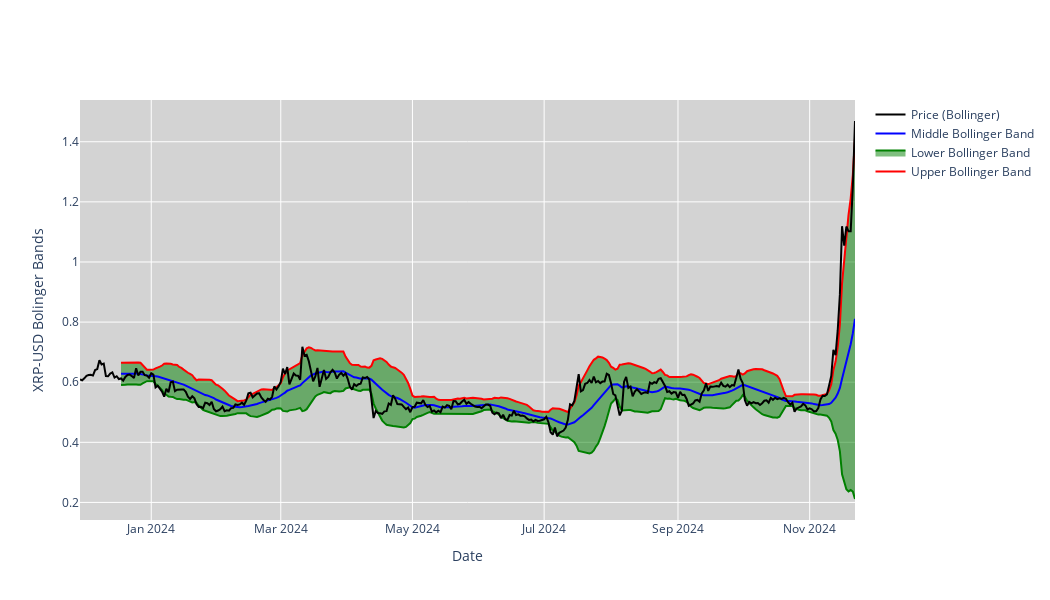

The cell this chart's notebook holds for it:
### Code cell
#BB
fig = go.Figure()
fig.add_trace(go.Scatter(x=stock_data.index, y=stock_data['UB'], mode='lines', name='Upper Bollinger Band', visible=True, line=dict(color='red')))
fig.add_trace(go.Scatter(x=stock_data.index, y=stock_data['LB'], fill='tonexty', mode='lines', name='Lower Bollinger Band', visible=True, line=dict(color='green')))
fig.add_trace(go.Scatter(x=stock_data.index, y=stock_data['M20'], mode='lines', name='Middle Bollinger Band', visible=True, line=dict(color='blue')))
fig.add_trace(go.Scatter(x=stock_data.index, y=stock_data['Close'], mode='lines', name='Price (Bollinger)', visible=True, line=dict(color='black')))
fig.update_layout(
    xaxis_rangeslider_visible=False,
    yaxis_title=f'{ticker} Bolinger Bands',
    xaxis_title='Date',
    plot_bgcolor='lightgrey',
    width=1050,
    height=600
)
fig.show()
fig.write_image('./images/Bollinger_Bands.png')

### Figure 1 — Plotly figure (JSON) as saved in the notebook; plotly's stock layout.template omitted (floating-point values rounded to 4 significant figures; data arrays with more than 128 entries replaced by an {"elided": "..."} marker saying what was removed)
{"data": [{"line": {"color": "red"}, "mode": "lines", "name": "Upper Bollinger Band", "type": "scatter", "visible": true, "x": {"elided": "360 str values"}, "y": {"elided": "360 float values"}}, {"fill": "tonexty", "line": {"color": "green"}, "mode": "lines", "name": "Lower Bollinger Band", "type": "scatter", "visible": true, "x": {"elided": "360 str values"}, "y": {"elided": "360 float values"}}, {"line": {"color": "blue"}, "mode": "lines", "name": "Middle Bollinger Band", "type": "scatter", "visible": true, "x": {"elided": "360 str values"}, "y": {"elided": "360 float values"}}, {"line": {"color": "black"}, "mode": "lines", "name": "Price (Bollinger)", "type": "scatter", "visible": true, "x": {"elided": "360 str values"}, "y": {"elided": "360 float values"}}], "layout": {"height": 600, "plot_bgcolor": "lightgrey", "width": 1050, "xaxis": {"rangeslider": {"visible": false}, "title": {"text": "Date"}}, "yaxis": {"title": {"text": "XRP-USD Bolinger Bands"}}}}
